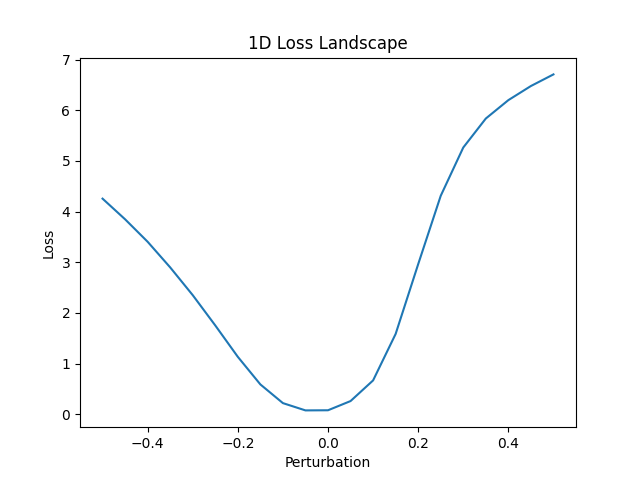

Reproduce this figure in Python.
import numpy as np
import torch 
from torchvision import datasets, transforms
from utils import * # get the dataset
from pyhessian import hessian # Hessian computation
from density_plot import get_esd_plot # ESD plot
from pytorchcv.model_provider import get_model as ptcv_get_model # model

import matplotlib.pyplot as plt

# enable cuda devices
import os
os.environ["CUDA_DEVICE_ORDER"]="PCI_BUS_ID"
os.environ["CUDA_VISIBLE_DEVICES"]="0"

# get the model 
model = ptcv_get_model("resnet20_cifar10", pretrained=True)
# change the model to eval mode to disable running stats upate
model.eval()

# create loss function
criterion = torch.nn.CrossEntropyLoss()

# get dataset 
train_loader, test_loader = getData()

# for illustrate, we only use one batch to do the tutorial
for inputs, targets in train_loader:
    break

# we use cuda to make the computation fast
model = model.cuda()
inputs, targets = inputs.cuda(), targets.cuda()

# create the hessian computation module
hessian_comp = hessian(model, criterion, data=(inputs, targets), cuda=True)

# Now let's compute the top eigenvalue. This only takes a few seconds.
top_eigenvalues, top_eigenvector = hessian_comp.eigenvalues()
print("The top Hessian eigenvalue of this model is %.4f"%top_eigenvalues[-1])

# Now let's compute the top 2 eigenavlues and eigenvectors of the Hessian
top_eigenvalues, top_eigenvector = hessian_comp.eigenvalues(top_n=2)
print("The top two eigenvalues of this model are: %.4f %.4f"% (top_eigenvalues[-1],top_eigenvalues[-2]))

# get the top eigenvector
top_eigenvalues, top_eigenvector = hessian_comp.eigenvalues()

# This is a simple function, that will allow us to perturb the model paramters and get the result
def get_params(model_orig,  model_perb, direction, alpha):
    for m_orig, m_perb, d in zip(model_orig.parameters(), model_perb.parameters(), direction):
        m_perb.data = m_orig.data + alpha * d
    return model_perb

# lambda is a small scalar that we use to perturb the model parameters along the eigenvectors 
lams = np.linspace(-0.5, 0.5, 21).astype(np.float32)

loss_list = []

# create a copy of the model
model_perb = ptcv_get_model("resnet20_cifar10", pretrained=True)
model_perb.eval()
model_perb = model_perb.cuda()

for lam in lams:
    model_perb = get_params(model, model_perb, top_eigenvector[0], lam)
    loss_list.append(criterion(model_perb(inputs), targets).item())

plt.plot(lams, loss_list)
plt.ylabel('Loss')
plt.xlabel('Perturbation')
plt.title('1D Loss Landscape')
plt.savefig('1D_test_cycloid_compare.png')